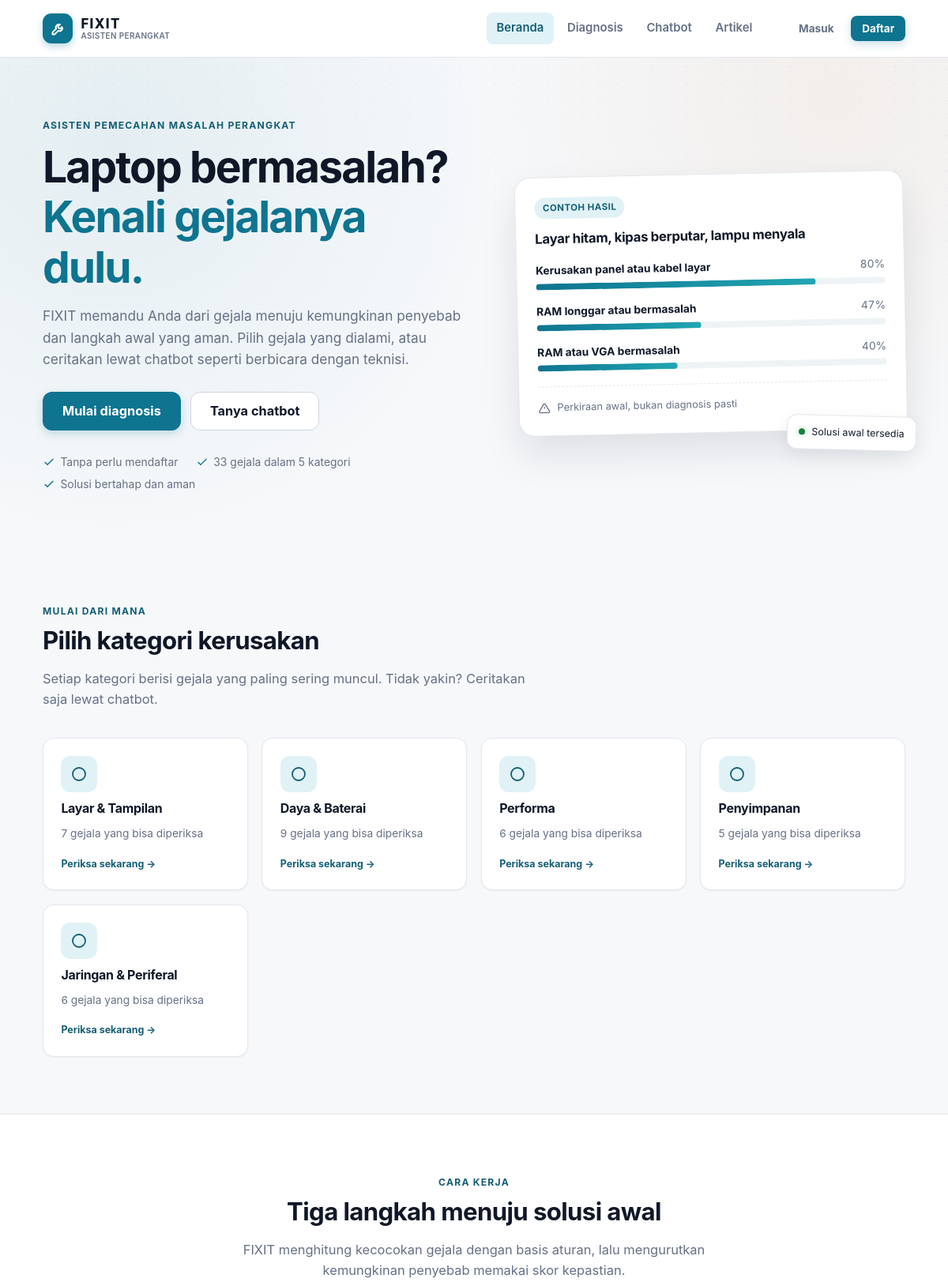
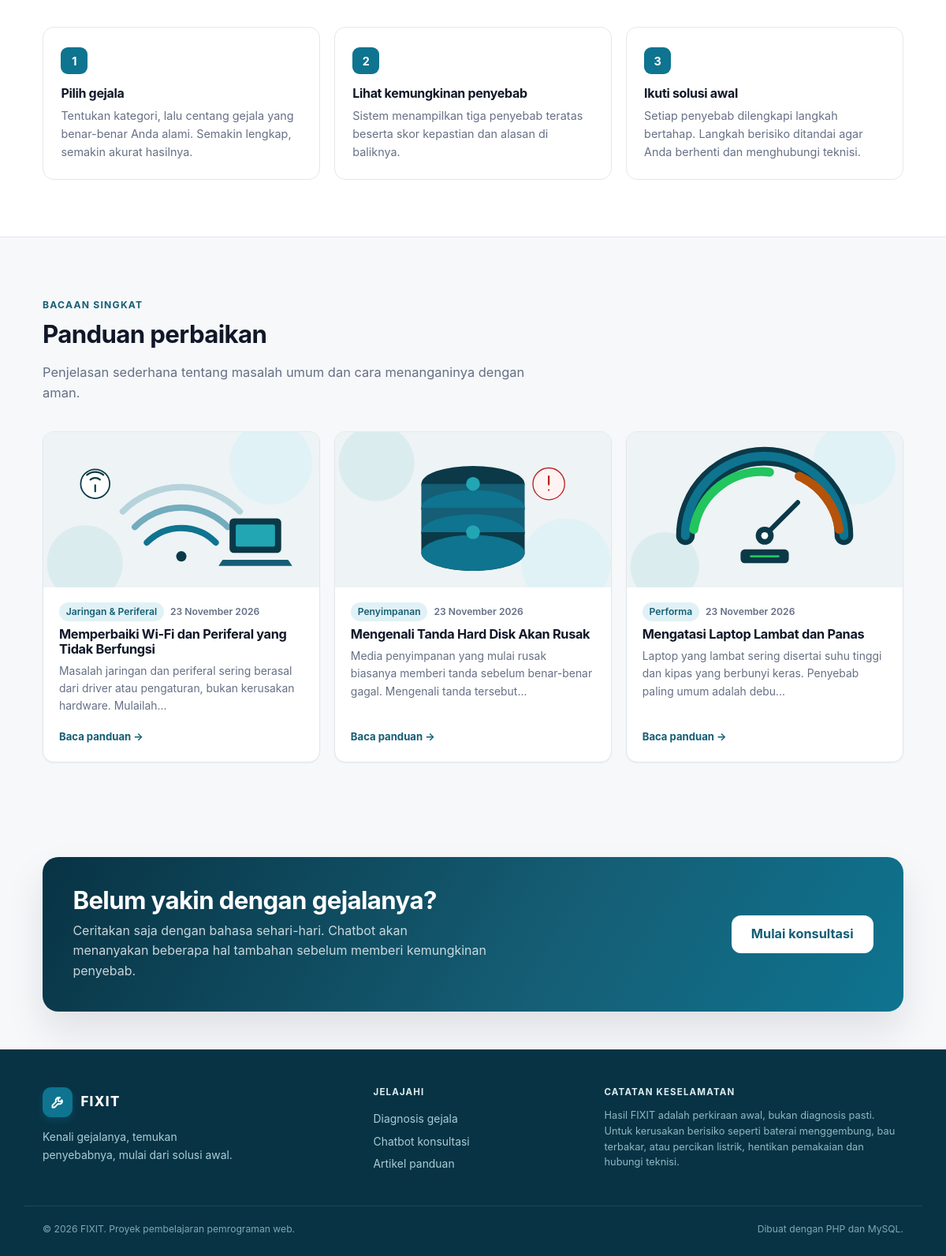
The page / on the database its author committed (2 pictures, top to bottom).
### tables this page shows
CREATE TABLE categories (
  id INT UNSIGNED AUTO_INCREMENT PRIMARY KEY,
  nama_kategori VARCHAR(100) NOT NULL,
  slug VARCHAR(100) NOT NULL UNIQUE,
  ikon VARCHAR(50) NOT NULL DEFAULT 'monitor',
  urutan INT NOT NULL DEFAULT 0
);

CREATE TABLE articles (
  id INT UNSIGNED AUTO_INCREMENT PRIMARY KEY,
  category_id INT UNSIGNED NULL,
  judul VARCHAR(200) NOT NULL,
  slug VARCHAR(200) NOT NULL UNIQUE,
  isi MEDIUMTEXT NOT NULL,
  gambar VARCHAR(255) NULL,
  dibuat_pada DATETIME NOT NULL DEFAULT CURRENT_TIMESTAMP,
  CONSTRAINT fk_articles_category FOREIGN KEY (category_id)
    REFERENCES categories (id) ON DELETE SET NULL
);

### includes/classes/Repository.php (called while the page is built, shortened)
<?php
class Repository
{
    public function categories(): array
    {
        return $this->pdo->query('SELECT * FROM categories ORDER BY urutan, id')->fetchAll();
    }
    public function symptomsByCategory(?int $categoryId = null, bool $aktifSaja = true): array
    {
        $sql = 'SELECT s.*, c.nama_kategori, c.slug AS kategori_slug
                FROM symptoms s
                JOIN categories c ON c.id = s.category_id
                WHERE 1 = 1';
        $params = [];
        if ($aktifSaja) {
            $sql .= ' AND s.aktif = 1';
        }
        $sql .= ' ORDER BY c.urutan, s.kode';
        $stmt = $this->pdo->prepare($sql);
        $stmt->execute($params);
        return $stmt->fetchAll();
    }
    public function rulesWithSymptoms(bool $aktifSaja = true): array
    {
        $sql = 'SELECT r.*, c.nama_penyebab, c.kode AS kode_penyebab, c.tingkat_risiko, c.deskripsi
                FROM rules r
                JOIN causes c ON c.id = r.cause_id';
        if ($aktifSaja) {
            $sql .= ' WHERE r.aktif = 1';
        }
        $sql .= ' ORDER BY r.kode';
        $rules = $this->pdo->query($sql)->fetchAll();
        return $rules;
    }
    public function articles(?int $categoryId = null): array
    {
        $sql = 'SELECT a.*, c.nama_kategori, c.slug AS kategori_slug
                FROM articles a
                LEFT JOIN categories c ON c.id = a.category_id';
        $params = [];
        $sql .= ' ORDER BY a.dibuat_pada DESC, a.id DESC';
        $stmt = $this->pdo->prepare($sql);
        $stmt->execute($params);
        return $stmt->fetchAll();
    }
}

### includes/classes/DiagnosisEngine.php (called while the page is built, shortened)
<?php
class DiagnosisEngine
{
    public function __construct(private PDO $pdo, private Repository $repo)
    {
        $this->rules = $this->repo->rulesWithSymptoms(true);
    }
}

### includes/bootstrap.php (called while the page is built, shortened)
<?php
require_once APP_ROOT . '/config/database.php';
require_once __DIR__ . '/functions.php';
require_once __DIR__ . '/classes/Repository.php';
require_once __DIR__ . '/classes/DiagnosisEngine.php';
require_once __DIR__ . '/classes/Chatbot.php';
$repo   = new Repository($pdo);
$engine = new DiagnosisEngine($pdo, $repo);

### index.php (the view, shortened to what this page needs)
<?php
require_once __DIR__ . '/includes/bootstrap.php';
$kategori = $repo->categories();
$gejala = $repo->symptomsByCategory(null, true);
$artikel = array_slice($repo->articles(), 0, 3);
$jumlahGejala = [];
foreach ($gejala as $item) {
    $cid = (int) $item['category_id'];
    $jumlahGejala[$cid] = ($jumlahGejala[$cid] ?? 0) + 1;
}
require __DIR__ . '/includes/header.php';
?>
<section class="hero">
    <div class="container hero-grid">
        <div class="hero-copy">
            <span class="eyebrow">Asisten pemecahan masalah perangkat</span>
            <h1 class="hero-title">Laptop bermasalah?<br><span class="accent">Kenali gejalanya dulu.</span></h1>
            <p class="hero-sub">
                FIXIT memandu Anda dari gejala menuju kemungkinan penyebab dan langkah awal yang aman.
                Pilih gejala yang dialami, atau ceritakan lewat chatbot seperti berbicara dengan teknisi.
            </p>
            <div class="hero-actions">
                <a class="btn btn-primary btn-lg" href="<?= url('/pages/diagnosis.php') ?>">Mulai diagnosis</a>
                <a class="btn btn-outline btn-lg" href="<?= url('/pages/chat.php') ?>">Tanya chatbot</a>
            </div>
            <ul class="hero-meta">
                <li>
                    <svg viewBox="0 0 24 24" fill="none" stroke="currentColor" stroke-width="2"><path d="M20 6 9 17l-5-5"/></svg>
                    Tanpa perlu mendaftar
                </li>
                <li>
                    <svg viewBox="0 0 24 24" fill="none" stroke="currentColor" stroke-width="2"><path d="M20 6 9 17l-5-5"/></svg>
                    <?= count($gejala) ?> gejala dalam <?= count($kategori) ?> kategori
                </li>
                <li>
                    <svg viewBox="0 0 24 24" fill="none" stroke="currentColor" stroke-width="2"><path d="M20 6 9 17l-5-5"/></svg>
                    Solusi bertahap dan aman
                </li>
            </ul>
        </div>
        <div class="hero-visual" aria-hidden="true">
            <div class="preview-card">
                <span class="preview-badge">Contoh hasil</span>
                <h3>Layar hitam, kipas berputar, lampu menyala</h3>
                <div class="preview-row">
                    <div class="preview-row-top">
                        <strong>Kerusakan panel atau kabel layar</strong>
                        <span>80%</span>
                    </div>
                    <div class="score-track"><div class="score-fill" style="width:80%"></div></div>
                </div>
                <div class="preview-row">
                    <div class="preview-row-top">
                        <strong>RAM longgar atau bermasalah</strong>
                        <span>47%</span>
                    </div>
                    <div class="score-track"><div class="score-fill" style="width:47%"></div></div>
                </div>
                <div class="preview-row">
                    <div class="preview-row-top">
                        <strong>RAM atau VGA bermasalah</strong>
                        <span>40%</span>
                    </div>
                    <div class="score-track"><div class="score-fill" style="width:40%"></div></div>
                </div>
                <div class="preview-foot">
                    <svg width="15" height="15" viewBox="0 0 24 24" fill="none" stroke="currentColor" stroke-width="2"><path d="M12 9v4m0 4h.01M10.3 3.9 1.8 18a2 2 0 0 0 1.7 3h17a2 2 0 0 0 1.7-3L13.7 3.9a2 2 0 0 0-3.4 0z"/></svg>
                    Perkiraan awal, bukan diagnosis pasti
                </div>
            </div>
            <div class="preview-float">
                <span class="dot"></span>
                Solusi awal tersedia
            </div>
        </div>
    </div>
</section>
<section class="section">
    <div class="container">
        <div class="section-head">
            <span class="eyebrow">Mulai dari mana</span>
            <h2>Pilih kategori kerusakan</h2>
            <p>Setiap kategori berisi gejala yang paling sering muncul. Tidak yakin? Ceritakan saja lewat chatbot.</p>
        </div>
        <div class="card-grid cols-4">
            <?php foreach ($kategori as $item): ?>
                <a class="category-card" href="<?= url('/pages/diagnosis.php?kategori=' . (int) $item['id']) ?>">
                    <span class="category-icon"><?= category_icon($item['ikon']) ?></span>
                    <h3><?= e($item['nama_kategori']) ?></h3>
                    <p><?= e($jumlahGejala[(int) $item['id']] ?? 0) ?> gejala yang bisa diperiksa</p>
                    <span class="category-count">Periksa sekarang &rarr;</span>
                </a>
            <?php endforeach; ?>
        </div>
    </div>
</section>
<section class="section section-alt">
    <div class="container">
        <div class="section-head center">
            <span class="eyebrow">Cara kerja</span>
            <h2>Tiga langkah menuju solusi awal</h2>
            <p>FIXIT menghitung kecocokan gejala dengan basis aturan, lalu mengurutkan kemungkinan penyebab memakai skor kepastian.</p>
        </div>
        <div class="steps">
            <div class="step">
                <span class="step-num">1</span>
                <h3>Pilih gejala</h3>
                <p>Tentukan kategori, lalu centang gejala yang benar-benar Anda alami. Semakin lengkap, semakin akurat hasilnya.</p>
            </div>
            <div class="step">
                <span class="step-num">2</span>
                <h3>Lihat kemungkinan penyebab</h3>
                <p>Sistem menampilkan tiga penyebab teratas beserta skor kepastian dan alasan di baliknya.</p>
            </div>
            <div class="step">
                <span class="step-num">3</span>
                <h3>Ikuti solusi awal</h3>
                <p>Setiap penyebab dilengkapi langkah bertahap. Langkah berisiko ditandai agar Anda berhenti dan menghubungi teknisi.</p>
            </div>
        </div>
    </div>
</section>
<?php if ($artikel): ?>
<section class="section">
    <div class="container">
        <div class="section-head">
            <span class="eyebrow">Bacaan singkat</span>
            <h2>Panduan perbaikan</h2>
            <p>Penjelasan sederhana tentang masalah umum dan cara menanganinya dengan aman.</p>
        </div>
        <div class="card-grid cols-3">
            <?php foreach ($artikel as $item): ?>
                <a class="article-card" href="<?= url('/pages/artikel_detail.php?slug=' . urlencode($item['slug'])) ?>">
                    <div class="article-thumb">
                        <img src="<?= e(article_image_url($item['gambar'])) ?>" alt="" loading="lazy">
                    </div>
                    <div class="article-body">
                        <div class="article-meta">
                            <?php if ($item['nama_kategori']): ?>
                                <span class="tag"><?= e($item['nama_kategori']) ?></span>
                            <?php endif; ?>
                            <span><?= e(format_tanggal($item['dibuat_pada'])) ?></span>
                        </div>
                        <h3><?= e($item['judul']) ?></h3>
                        <p><?= e(excerpt($item['isi'], 110)) ?></p>
                        <span class="article-more">Baca panduan &rarr;</span>
                    </div>
                </a>
            <?php endforeach; ?>
        </div>
    </div>
</section>
<?php endif; ?>
<section class="section-tight">
    <div class="container">
        <div class="cta-band">
            <div>
                <h2>Belum yakin dengan gejalanya?</h2>
                <p>Ceritakan saja dengan bahasa sehari-hari. Chatbot akan menanyakan beberapa hal tambahan sebelum memberi kemungkinan penyebab.</p>
            </div>
            <a class="btn btn-primary btn-lg" href="<?= url('/pages/chat.php') ?>">Mulai konsultasi</a>
        </div>
    </div>
</section>
<?php require __DIR__ . '/includes/footer.php'; ?>

### includes/functions.php (shortened to what this page needs)
<?php
function e(mixed $value): string
{
    return htmlspecialchars((string) $value, ENT_QUOTES, 'UTF-8');
}
function url(string $path = ''): string
{
    return BASE_URL . '/' . ltrim($path, '/');
}
function asset(string $path): string
{
    $url = url($path);
    $file = dirname(__DIR__) . '/' . ltrim($path, '/');
    if (is_file($file)) {
        $url .= '?v=' . filemtime($file);
    }
    return $url;
}
function format_tanggal(?string $datetime, bool $dengan_jam = false): string
{
    $bulan = [
        1 => 'Januari', 'Februari', 'Maret', 'April', 'Mei', 'Juni',
        'Juli', 'Agustus', 'September', 'Oktober', 'November', 'Desember',
    ];
    $ts = strtotime($datetime);
    $hasil = date('j', $ts) . ' ' . $bulan[(int) date('n', $ts)] . ' ' . date('Y', $ts);
    return $hasil;
}
function excerpt(string $html, int $limit = 150): string
{
    $teks = trim(preg_replace('/\s+/', ' ', strip_tags($html)) ?? '');
    return rtrim(mb_substr($teks, 0, $limit)) . '...';
}
function category_icon(string $slug): string
{
    $paths = [
        'monitor' => '<rect x="3" y="4" width="18" height="12" rx="2"/><path d="M8 20h8M12 16v4"/>',
        'battery' => '<rect x="2" y="7" width="16" height="10" rx="2"/><path d="M22 11v2"/><path d="M6 11v2M10 11v2"/>',
        'gauge' => '<path d="M12 14l4-4"/><path d="M3.5 18a9 9 0 1 1 17 0"/><circle cx="12" cy="14" r="1.5"/>',
        'disk' => '<rect x="3" y="4" width="18" height="16" rx="2"/><path d="M7 4v6h10V4M7 16h10"/>',
        'wifi' => '<path d="M5 12.5a10 10 0 0 1 14 0M8 16a6 6 0 0 1 8 0"/><circle cx="12" cy="19" r="1"/>',
    ];
    $path = $paths[$slug] ?? '<circle cx="12" cy="12" r="8"/>';
    return '<svg class="icon" viewBox="0 0 24 24" fill="none" stroke="currentColor" stroke-width="1.8" '
        . 'stroke-linecap="round" stroke-linejoin="round" aria-hidden="true">' . $path . '</svg>';
}
function article_image_url(?string $gambar): string
{
    return asset($gambar ?: '/assets/img/artikel-placeholder.svg');
}

### rows shown on the page
categories: nama_kategori "Layar & Tampilan", id "7"
categories: nama_kategori "Daya & Baterai", id "9"
categories: nama_kategori "Performa", id "6"
categories: nama_kategori "Penyimpanan", id "5"
categories: nama_kategori "Jaringan & Periferal", id "6"
articles: gambar (picture), category.nama_kategori "Jaringan & Periferal", dibuat_pada "23 November 2026", judul "Memperbaiki Wi-Fi dan Periferal yang Tidak Berfungsi", isi "Masalah jaringan dan periferal sering berasal dari driver atau pengaturan, bukan kerusakan hardware. Mulailah..."
articles: gambar (picture), category.nama_kategori "Penyimpanan", dibuat_pada "23 November 2026", judul "Mengenali Tanda Hard Disk Akan Rusak", isi "Media penyimpanan yang mulai rusak biasanya memberi tanda sebelum benar-benar gagal. Mengenali tanda tersebut..."
articles: gambar (picture), category.nama_kategori "Performa", dibuat_pada "23 November 2026", judul "Mengatasi Laptop Lambat dan Panas", isi "Laptop yang lambat sering disertai suhu tinggi dan kipas yang berbunyi keras. Penyebab paling umum adalah debu..."

### other values the page prints
count($gejala) "33"
count($kategori) "5"
